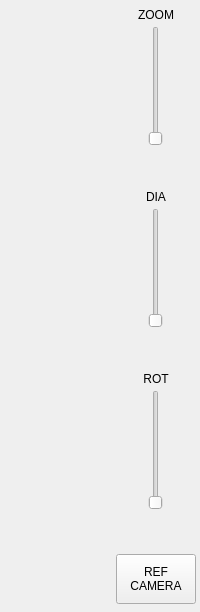
               <widget class="QWidget" name="main_tab_widgetPage7">
                <layout class="QHBoxLayout" name="horizontalLayout_67">
                 <property name="spacing">
                  <number>4</number>
                 </property>
                 <property name="leftMargin">
                  <number>4</number>
                 </property>
                 <property name="topMargin">
                  <number>0</number>
                 </property>
                 <property name="rightMargin">
                  <number>4</number>
                 </property>
                 <property name="bottomMargin">
                  <number>0</number>
                 </property>
                 <item>
                  <widget class="CamView" name="camview"/>
                 </item>
                 <item>
                  <widget class="QWidget" name="widget_cam_controls" native="true">
                   <property name="sizePolicy">
                    <sizepolicy hsizetype="Fixed" vsizetype="Preferred">
                     <horstretch>0</horstretch>
                     <verstretch>0</verstretch>
                    </sizepolicy>
                   </property>
                   <layout class="QVBoxLayout" name="verticalLayout_32">
                    <property name="spacing">
                     <number>4</number>
                    </property>
                    <property name="leftMargin">
                     <number>0</number>
                    </property>
                    <property name="topMargin">
                     <number>8</number>
                    </property>
                    <property name="rightMargin">
                     <number>0</number>
                    </property>
                    <property name="bottomMargin">
                     <number>8</number>
                    </property>
                    <item>
                     <widget class="QLabel" name="label_66">
                      <property name="maximumSize">
                       <size>
                        <width>16777215</width>
                        <height>20</height>
                       </size>
                      </property>
                      <property name="text">
                       <string>ZOOM</string>
                      </property>
                      <property name="alignment">
                       <set>Qt::AlignCenter</set>
                      </property>
                     </widget>
                    </item>
                    <item alignment="Qt::AlignHCenter">
                     <widget class="QSlider" name="cam_zoom">
                      <property name="sizePolicy">
                       <sizepolicy hsizetype="Fixed" vsizetype="Preferred">
                        <horstretch>0</horstretch>
                        <verstretch>0</verstretch>
                       </sizepolicy>
                      </property>
                      <property name="minimumSize">
                       <size>
                        <width>30</width>
                        <height>120</height>
                       </size>
                      </property>
                      <property name="maximumSize">
                       <size>
                        <width>30</width>
                        <height>16777215</height>
                       </size>
                      </property>
                      <property name="minimum">
                       <number>10</number>
                      </property>
                      <property name="maximum">
                       <number>50</number>
                      </property>
                      <property name="orientation">
                       <enum>Qt::Vertical</enum>
                      </property>
                     </widget>
                    </item>
                    <item>
                     <spacer name="verticalSpacer_18">
                      <property name="orientation">
                       <enum>Qt::Vertical</enum>
                      </property>
                      <property name="sizeHint" stdset="0">
                       <size>
                        <width>20</width>
                        <height>40</height>
                       </size>
                      </property>
                     </spacer>
                    </item>
                    <item>
                     <widget class="QLabel" name="label_64">
                      <property name="maximumSize">
                       <size>
                        <width>16777215</width>
                        <height>20</height>
                       </size>
                      </property>
                      <property name="text">
                       <string>DIA</string>
                      </property>
                      <property name="alignment">
                       <set>Qt::AlignCenter</set>
                      </property>
                     </widget>
                    </item>
                    <item alignment="Qt::AlignHCenter">
                     <widget class="QSlider" name="cam_diameter">
                      <property name="sizePolicy">
                       <sizepolicy hsizetype="Fixed" vsizetype="Preferred">
                        <horstretch>0</horstretch>
                        <verstretch>0</verstretch>
                       </sizepolicy>
                      </property>
                      <property name="minimumSize">
                       <size>
                        <width>30</width>
                        <height>120</height>
                       </size>
                      </property>
                      <property name="maximumSize">
                       <size>
                        <width>30</width>
                        <height>16777215</height>
                       </size>
                      </property>
                      <property name="minimum">
                       <number>20</number>
                      </property>
                      <property name="maximum">
                       <number>100</number>
                      </property>
                      <property name="singleStep">
                       <number>2</number>
                      </property>
                      <property name="orientation">
                       <enum>Qt::Vertical</enum>
                      </property>
                     </widget>
                    </item>
                    <item>
                     <spacer name="verticalSpacer_20">
                      <property name="orientation">
                       <enum>Qt::Vertical</enum>
                      </property>
                      <property name="sizeHint" stdset="0">
                       <size>
                        <width>20</width>
                        <height>40</height>
                       </size>
                      </property>
                     </spacer>
                    </item>
                    <item>
                     <widget class="QLabel" name="label_65">
                      <property name="maximumSize">
                       <size>
                        <width>16777215</width>
                        <height>20</height>
                       </size>
                      </property>
                      <property name="text">
                       <string>ROT</string>
                      </property>
                      <property name="alignment">
                       <set>Qt::AlignCenter</set>
                      </property>
                     </widget>
                    </item>
                    <item alignment="Qt::AlignHCenter">
                     <widget class="QSlider" name="cam_rotate">
                      <property name="sizePolicy">
                       <sizepolicy hsizetype="Fixed" vsizetype="Preferred">
                        <horstretch>0</horstretch>
                        <verstretch>0</verstretch>
                       </sizepolicy>
                      </property>
                      <property name="minimumSize">
                       <size>
                        <width>30</width>
                        <height>120</height>
                       </size>
                      </property>
                      <property name="maximumSize">
                       <size>
                        <width>30</width>
                        <height>16777215</height>
                       </size>
                      </property>
                      <property name="maximum">
                       <number>900</number>
                      </property>
                      <property name="orientation">
                       <enum>Qt::Vertical</enum>
                      </property>
                     </widget>
                    </item>
                    <item>
                     <spacer name="verticalSpacer_9">
                      <property name="orientation">
                       <enum>Qt::Vertical</enum>
                      </property>
                      <property name="sizeHint" stdset="0">
                       <size>
                        <width>20</width>
                        <height>40</height>
                       </size>
                      </property>
                     </spacer>
                    </item>
                    <item>
                     <widget class="QPushButton" name="btn_ref_camera">
                      <property name="sizePolicy">
                       <sizepolicy hsizetype="Preferred" vsizetype="Preferred">
                        <horstretch>0</horstretch>
                        <verstretch>0</verstretch>
                       </sizepolicy>
                      </property>
                      <property name="minimumSize">
                       <size>
                        <width>80</width>
                        <height>50</height>
                       </size>
                      </property>
                      <property name="maximumSize">
                       <size>
                        <width>80</width>
                        <height>50</height>
                       </size>
                      </property>
                      <property name="text">
                       <string>REF
CAMERA</string>
                      </property>
                      <property name="flat">
                       <bool>false</bool>
                      </property>
                     </widget>
                    </item>
                   </layout>
                  </widget>
                 </item>
                </layout>
               </widget>
